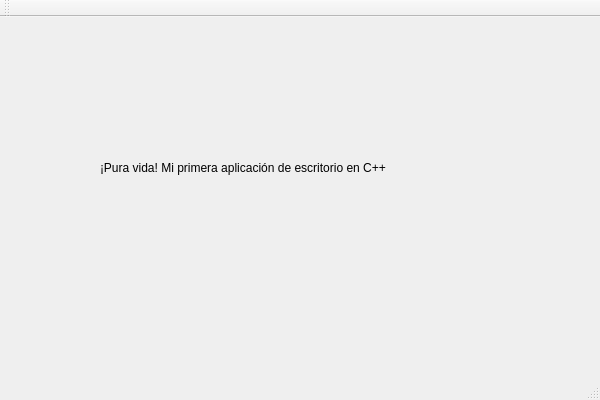
<?xml version="1.0" encoding="UTF-8"?>
<ui version="4.0">
 <class>Lab5Class</class>
 <widget class="QMainWindow" name="Lab5Class">
  <property name="geometry">
   <rect>
    <x>0</x>
    <y>0</y>
    <width>600</width>
    <height>400</height>
   </rect>
  </property>
  <property name="windowTitle">
   <string>Lab5</string>
  </property>
  <widget class="QWidget" name="centralWidget">
   <widget class="QLabel" name="label">
    <property name="geometry">
     <rect>
      <x>100</x>
      <y>60</y>
      <width>381</width>
      <height>181</height>
     </rect>
    </property>
    <property name="text">
     <string>¡Pura vida! Mi primera aplicación de escritorio en C++</string>
    </property>
   </widget>
  </widget>
  <widget class="QMenuBar" name="menuBar">
   <property name="geometry">
    <rect>
     <x>0</x>
     <y>0</y>
     <width>600</width>
     <height>21</height>
    </rect>
   </property>
  </widget>
  <widget class="QToolBar" name="mainToolBar">
   <attribute name="toolBarArea">
    <enum>TopToolBarArea</enum>
   </attribute>
   <attribute name="toolBarBreak">
    <bool>false</bool>
   </attribute>
  </widget>
  <widget class="QStatusBar" name="statusBar"/>
 </widget>
 <layoutdefault spacing="6" margin="11"/>
 <resources>
  <include location="Lab5.qrc"/>
 </resources>
 <connections/>
</ui>
